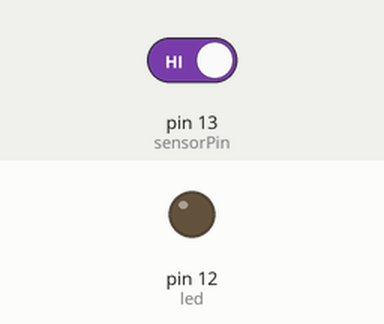
This sketch was run on a simulated Arduino Uno, built with avr-gcc and run on an emulated ATmega328P. Parts: output pins drawn as LEDs (lit = HIGH). The test bench sets the inputs (shaded band); at power-on: pin 13 (sensorPin) HIGH. What the sketch prints to the serial monitor is not drawn.

Above: at 2.2 s.
2.3 s: pin 13 (sensorPin) driven LOW
At 3.7 s:
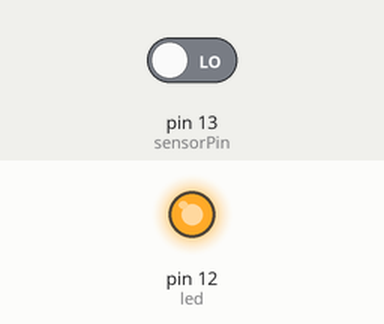
5.6 s: pin 13 (sensorPin) driven HIGH
At 6.3 s:
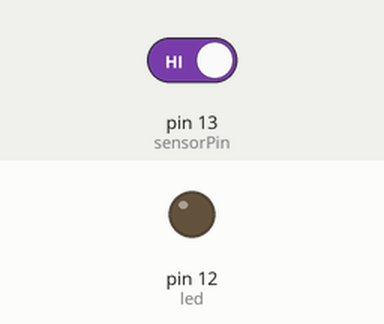
Timing chart, 0 to 8.6 s (numbered marks = the images above; inputs shaded):
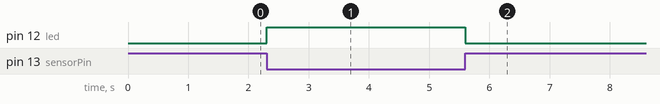

The sketch:

iot_rfid_biometria3.ino
```cpp
#include <Adafruit_Fingerprint.h>
#include <SoftwareSerial.h>
#define TAMANHO_CARTAO 12

char *cartaoCorreto = "";
bool estavaLendoCartao = false;
bool lendoCartao = false;
char cartao[TAMANHO_CARTAO] = {};
int idxCartao = 0;

SoftwareSerial SERIAL_RFID(6, 7);
SoftwareSerial mySerial(2, 3);

Adafruit_Fingerprint finger = Adafruit_Fingerprint(&mySerial);

int sensorPin = 13;
int sensorValue = 0;
int led = 12;

int getFingerprintIDez();

void setup() {
  Serial.begin(9600);
  SERIAL_RFID.begin(9600);
  finger.begin(57600);

  //fingerprintSetup();
  //rfidSetup();
  pinMode(led, OUTPUT);

  if (finger.verifyPassword()) {
    Serial.println("OK");
  } else {
    Serial.println("999");
    while (1);
  }
  //Serial.println("Esperando Dedo para Verificar");
}

void loop() {

  sensorValue = digitalRead(sensorPin);

  if (sensorValue == 0) {
    digitalWrite(led, HIGH);
    //fingerprintLoop();
    getFingerprintIDez();
  } else {
    digitalWrite(led, LOW);
    //rfidLoop();
    while (SERIAL_RFID.available()) {
              Serial.print("teste ");

      // após ler 12 caracteres, parar e resetar indice
      if (idxCartao == TAMANHO_CARTAO) {
        lendoCartao = false;
        idxCartao = 0;
      }

      char c = SERIAL_RFID.read();
      if (c == 2) {
        lendoCartao = true;
      } else if (lendoCartao) {
        cartao[idxCartao] = c;
        idxCartao++;
      }

    }
    if (estavaLendoCartao && !lendoCartao) {
      // verificar se o cartao lido é o correto
      if (comparar(cartao, cartaoCorreto, TAMANHO_CARTAO)) {

      } else {
        Serial.print("cartao lido: ");
        Serial.println(cartao);
      }
    }

    estavaLendoCartao = lendoCartao;

  }
}

int getFingerprintIDez() {
  uint8_t p = finger.getImage();
  if (p != FINGERPRINT_OK)  return -1;

  p = finger.image2Tz();
  if (p != FINGERPRINT_OK)  return -1;

  p = finger.fingerFastSearch();
  if (p != FINGERPRINT_OK)  return -1;

  //  digitalWrite(12, LOW);
  //  digitalWrite(11, HIGH);
  //  delay(1000);
  //  digitalWrite(11, LOW);
  //  delay(1000);
  //  digitalWrite(12, HIGH);
  //Serial.print("ID # Encontrado");
  Serial.println(finger.fingerID);
  //Serial.print(" com precisao de ");
  //Serial.println(finger.confidence);
  return finger.fingerID;
}

bool comparar(char *um, char *outro, int tamanho) {
  // percorrer caractere a caractere
  for (int i = 0; i < tamanho; i++) {
    // se algum for diferente
    if (um[i] != outro[i]) {
      // as duas 'strings' são diferentes
      return false;
    }
  }
  // senão são iguais
  return true;
}
```

fingerprint.ino
```cpp
////#include <Adafruit_Fingerprint.h>
////#include <SoftwareSerial.h>
////
////int getFingerprintIDez();
//
////SoftwareSerial mySerial(2, 3);
////Adafruit_Fingerprint finger = Adafruit_Fingerprint(&mySerial);
//
//void fingerprintSetup()  {
//  //Serial.begin(9600);
//  //Serial.println("Iniciando Leitor Biometrico");
////  pinMode(11, OUTPUT);
////  pinMode(12, OUTPUT);
//
//  finger.begin(57600);
//
//  if (finger.verifyPassword()) {
//    Serial.println("OK");
//  } else {
//    Serial.println("999");
//    while (1);
//  }
//  //Serial.println("Esperando Dedo para Verificar");
//}
//
//void fingerprintLoop()
//{
//  getFingerprintIDez();
//  digitalWrite(12, HIGH);
//  delay(50);
//}
//
//int getFingerprintIDez() {
//  uint8_t p = finger.getImage();
//  if (p != FINGERPRINT_OK)  return -1;
//
//  p = finger.image2Tz();
//  if (p != FINGERPRINT_OK)  return -1;
//
//  p = finger.fingerFastSearch();
//  if (p != FINGERPRINT_OK)  return -1;
//
////  digitalWrite(12, LOW);
////  digitalWrite(11, HIGH);
////  delay(1000);
////  digitalWrite(11, LOW);
////  delay(1000);
////  digitalWrite(12, HIGH);
//  //Serial.print("ID # Encontrado");
//  Serial.println(finger.fingerID);
//  //Serial.print(" com precisao de ");
//  //Serial.println(finger.confidence);
//  return finger.fingerID;
//}
```

rfid.ino
```cpp
//
//#include <SoftwareSerial.h>
//char *cartaoCorreto = "";
//bool estavaLendoCartao = false;
//bool lendoCartao = false;
//char cartao[TAMANHO_CARTAO] = {};
//int idxCartao = 0;
//
//SoftwareSerial SERIAL_RFID(6, 7);
//void rfidSetup(){
//  SERIAL_RFID.begin(9600);
//  }
//
//void rfidLoop() {
//  while (SERIAL_RFID.available()) {
//    // após ler 12 caracteres, parar e resetar indice
//    if (idxCartao == TAMANHO_CARTAO) {
//      lendoCartao = false;
//      idxCartao = 0;
//    }
//
//    char c = SERIAL_RFID.read();
//    if (c == 2) {
//      lendoCartao = true;
//    } else if (lendoCartao) {
//      cartao[idxCartao] = c;
//      idxCartao++;
//    }
//
//  }
//  if (estavaLendoCartao && !lendoCartao) {
//    // verificar se o cartao lido é o correto
//    if (comparar(cartao, cartaoCorreto, TAMANHO_CARTAO)) {
//
//    } else {
//      Serial.print("cartao lido: ");
//      Serial.println(cartao);
//    }
//  }
//
//  estavaLendoCartao = lendoCartao;
//}
//
//bool comparar(char *um, char *outro, int tamanho) {
//  // percorrer caractere a caractere
//  for (int i = 0; i < tamanho; i++) {
//    // se algum for diferente
//    if (um[i] != outro[i]) {
//      // as duas 'strings' são diferentes
//      return false;
//    }
//  }
//  // senão são iguais
//  return true;
//}
```

Measured:
- after the input at 2.3 s, pin 12 (led): LOW → HIGH at once
- after the input at 5.6 s, pin 12 (led): HIGH → LOW at once
